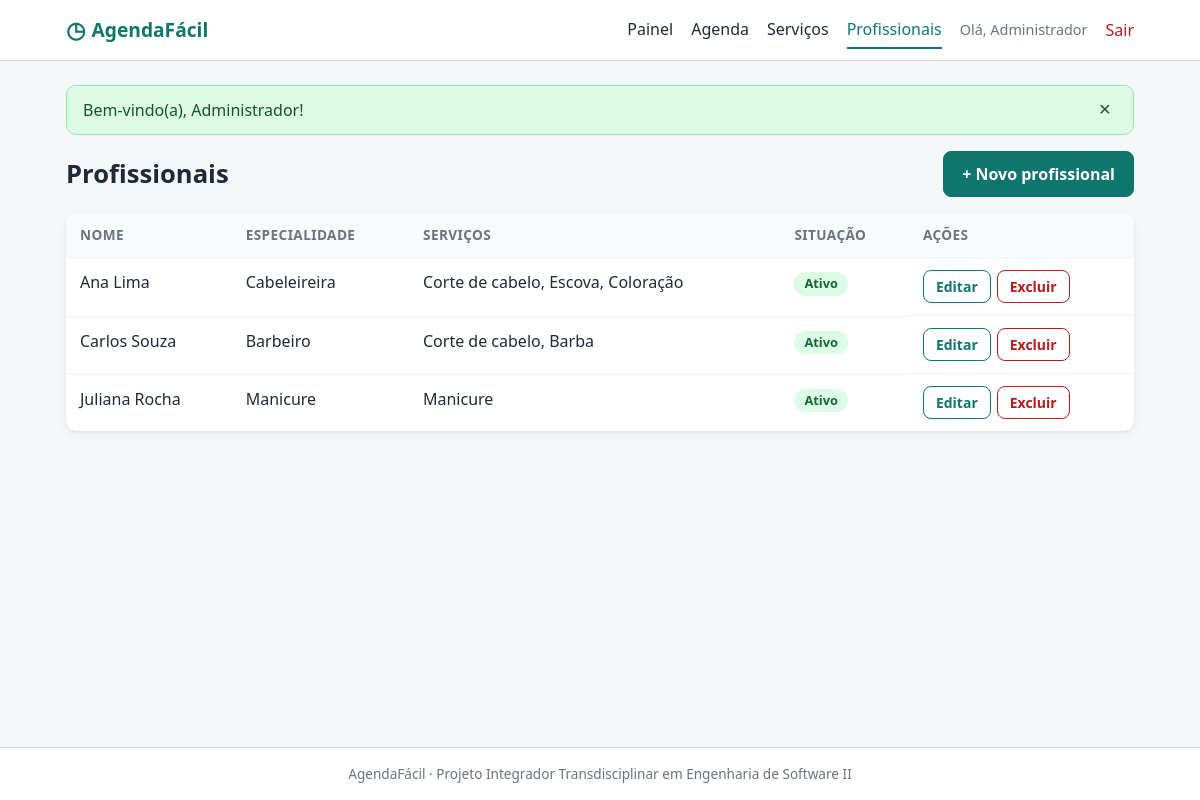
The app's page /index.php?r=profissionais (signed in) with its own data.
### tables this page shows
CREATE TABLE profissionais (
    id             INT UNSIGNED  NOT NULL AUTO_INCREMENT,
    nome           VARCHAR(100)  NOT NULL,
    especialidade  VARCHAR(100)  NULL,
    ativo          TINYINT(1)    NOT NULL DEFAULT 1,
    CONSTRAINT pk_profissionais PRIMARY KEY (id)
);

### app/Core/View.php (called while the page is built, shortened)
<?php
final class View
{
    public static function render(string $view, array $dados = []): void
    {
        $arquivo = dirname(__DIR__) . '/Views/' . $view . '.php';
        extract($dados, EXTR_SKIP);
        require $arquivo;
        require dirname(__DIR__) . '/Views/layout/main.php';
    }
}

### app/Core/Controller.php (called while the page is built, shortened)
<?php
abstract class Controller
{
    protected function view(string $view, array $dados = []): void
    {
        View::render($view, $dados);
    }
}

### app/Controllers/ProfissionalController.php (called while the page is built, shortened)
<?php
class ProfissionalController extends Controller
{
    public function index(): void
    {
        $servicos = array_column((new Servico())->listar(), 'nome', 'id');
        $this->view('profissionais/index', [
            'titulo'        => 'Profissionais',
            'profissionais' => (new Profissional())->listar(),
            'servicos'      => $servicos,
        ]);
    }
}

### app/Core/Router.php (called while the page is built, shortened)
<?php
final class Router
{
    private array $rotas = [];
    public function get(string $rota, string $controller, string $acao): void
    {
        $this->rotas['GET ' . $rota] = ['GET', $controller, $acao];
    }
    public function post(string $rota, string $controller, string $acao): void
    {
        $this->rotas['POST ' . $rota] = ['POST', $controller, $acao];
    }
    public function despachar(string $metodo, string $rota): void
    {
        $rota = trim($rota, '/') ?: 'home';
        $chave = strtoupper($metodo) . ' ' . $rota;
        [, $classe, $acao] = $this->rotas[$chave];
        (new $classe())->$acao();
    }
}

### public/index.php (called while the page is built, shortened)
<?php
$raiz = is_dir(__DIR__ . '/app') ? __DIR__ : dirname(__DIR__);
require_once $raiz . '/app/Core/helpers.php';
$router = new Router();
$router->get('home', HomeController::class, 'index');
$router->get('login', AuthController::class, 'formLogin');
$router->post('login', AuthController::class, 'login');
$router->get('cadastro', AuthController::class, 'formCadastro');
$router->post('cadastro', AuthController::class, 'cadastro');
$router->post('sair', AuthController::class, 'sair');
$router->get('agendamentos', AgendamentoController::class, 'index');
$router->get('agendamentos/novo', AgendamentoController::class, 'form');
$router->post('agendamentos/novo', AgendamentoController::class, 'salvar');
$router->post('agendamentos/cancelar', AgendamentoController::class, 'cancelar');
$router->get('api/profissionais', AgendamentoController::class, 'apiProfissionais');
$router->get('api/horarios', AgendamentoController::class, 'apiHorarios');
$router->get('admin', AdminController::class, 'dashboard');
$router->get('admin/agenda', AdminController::class, 'agenda');
$router->post('admin/status', AdminController::class, 'status');
$router->get('servicos', ServicoController::class, 'index');
$router->get('servicos/form', ServicoController::class, 'form');
$router->post('servicos/salvar', ServicoController::class, 'salvar');
$router->post('servicos/excluir', ServicoController::class, 'excluir');
$router->get('profissionais', ProfissionalController::class, 'index');
$router->get('profissionais/form', ProfissionalController::class, 'form');
$router->post('profissionais/salvar', ProfissionalController::class, 'salvar');
$router->post('profissionais/excluir', ProfissionalController::class, 'excluir');
$router->despachar($_SERVER['REQUEST_METHOD'] ?? 'GET', (string) ($_GET['r'] ?? 'home'));

### app/Core/helpers.php (called while the page is built, shortened)
<?php
function e(mixed $valor): string
{
    return htmlspecialchars((string) $valor, ENT_QUOTES, 'UTF-8');
}
function url(string $rota = 'home', array $params = []): string
{
    $query = array_merge(['r' => $rota], $params);
    return 'index.php?' . http_build_query($query);
}

### app/Models/Model.php (called while the page is built, shortened)
<?php
abstract class Model
{
    public function __construct(?PDO $db = null)
    {
        $this->db = $db ?? Database::conexao();
    }
}

### app/Core/Database.php (called while the page is built, shortened)
<?php
final class Database
{
    private static ?PDO $pdo = null;
    public static function conexao(): PDO
    {
        if (self::$pdo === null) {
            $cfg = Config::get('db');
            $sqlite = str_starts_with($cfg['dsn'], 'sqlite:');
            self::$pdo = new PDO($cfg['dsn'], $sqlite ? null : $cfg['usuario'], $sqlite ? null : $cfg['senha'], [
                PDO::ATTR_ERRMODE            => PDO::ERRMODE_EXCEPTION,
                PDO::ATTR_DEFAULT_FETCH_MODE => PDO::FETCH_ASSOC,
                PDO::ATTR_EMULATE_PREPARES   => false,
            ]);
        }
        return self::$pdo;
    }
}

### app/Models/Profissional.php (called while the page is built, shortened)
<?php
class Profissional extends Model
{
    public function listar(bool $somenteAtivos = false): array
    {
        $sql = 'SELECT * FROM profissionais' . ($somenteAtivos ? ' WHERE ativo = 1' : '') . ' ORDER BY nome';
        $lista = $this->db->query($sql)->fetchAll(PDO::FETCH_ASSOC);
        return $lista;
    }
}

### app/Core/Config.php (called while the page is built, shortened)
<?php
final class Config
{
    private static ?array $dados = null;
    public static function carregar(?array $dados = null): void
    {
        self::$dados = $dados ?? require dirname(__DIR__, 2) . '/config/config.php';
    }
    public static function get(string $chave, mixed $padrao = null): mixed
    {
        $valor = self::$dados;
        foreach (explode('.', $chave) as $parte) {
            $valor = $valor[$parte];
        }
        return $valor;
    }
}

### app/Models/Servico.php (called while the page is built, shortened)
<?php
class Servico extends Model
{
    public function listar(bool $somenteAtivos = false): array
    {
        $sql = 'SELECT * FROM servicos' . ($somenteAtivos ? ' WHERE ativo = 1' : '') . ' ORDER BY nome';
        return $this->db->query($sql)->fetchAll(PDO::FETCH_ASSOC);
    }
}

### app/Views/profissionais/index.php (the view, shortened to what this page needs)
<div class="cabecalho-pagina">
    <h1>Profissionais</h1>
    <a class="botao" href="<?= url('profissionais/form') ?>">+ Novo profissional</a>
</div>
<?php if (!$profissionais): ?>
    <p class="vazio">Nenhum profissional cadastrado.</p>
<?php else: ?>
<div class="tabela-wrap">
    <table class="tabela">
        <thead><tr><th>Nome</th><th>Especialidade</th><th>Serviços</th><th>Situação</th><th>Ações</th></tr></thead>
        <tbody>
        <?php foreach ($profissionais as $p): ?>
            <tr>
                <td data-label="Nome"><?= e($p['nome']) ?></td>
                <td data-label="Especialidade"><?= e($p['especialidade'] ?? '—') ?></td>
                <td data-label="Serviços"><?= e(implode(', ', array_map(fn($id) => $servicos[$id] ?? '?', $p['servicos'])) ?: '—') ?></td>
                <td data-label="Situação"><span class="selo <?= $p['ativo'] ? 'selo-confirmado' : 'selo-cancelado' ?>"><?= $p['ativo'] ? 'Ativo' : 'Inativo' ?></span></td>
                <td class="acoes">
                    <a class="botao botao-secundario botao-pequeno" href="<?= url('profissionais/form', ['id' => $p['id']]) ?>">Editar</a>
                    <form method="post" action="<?= url('profissionais/excluir') ?>" data-confirmar="Excluir <?= e($p['nome']) ?>?">
                        <button type="submit" class="botao botao-perigo botao-pequeno">Excluir</button>
                    </form>
                </td>
            </tr>
        <?php endforeach; ?>
        </tbody>
    </table>
</div>
<?php endif; ?>

### public/assets/css/style.css (style rules this page uses)
:root { --cor-primaria: #0f766e; --cor-primaria-escura: #115e59; --cor-primaria-clara: #ccfbf1; --cor-texto: #1f2937; --cor-muted: #6b7280; --cor-borda: #d1d5db; --cor-fundo: #f6f7f9; --cor-card: #ffffff; --cor-perigo: #b91c1c; --cor-sucesso: #15803d; --raio: 10px; --sombra: 0 1px 3px rgba(0,0,0,.08), 0 4px 12px rgba(0,0,0,.04); --fonte: system-ui, -apple-system, "Segoe UI", Roboto, Arial, sans-serif; }
* { box-sizing: border-box; }
html { -webkit-text-size-adjust: 100%; }
body { margin: 0; font-family: var(--fonte); color: var(--cor-texto); background: var(--cor-fundo); line-height: 1.5; min-height: 100vh; display: flex; flex-direction: column; }
a { color: var(--cor-primaria); }
h1 { font-size: 1.6rem; margin: 0 0 1rem; }
.botao { display: inline-block; background: var(--cor-primaria); color: #fff; border: 1px solid var(--cor-primaria); border-radius: 8px; padding: 10px 18px; font: inherit; font-weight: 600; cursor: pointer; text-decoration: none; text-align: center; transition: background .15s; }
.botao-secundario { background: #fff; color: var(--cor-primaria); }
.botao-perigo { background: #fff; color: var(--cor-perigo); border-color: var(--cor-perigo); }
.botao-pequeno { padding: 5px 12px; font-size: .875rem; }
.cabecalho-pagina { display: flex; justify-content: space-between; align-items: center; gap: 12px; flex-wrap: wrap; margin-bottom: 16px; }
.cabecalho-pagina h1 { margin: 0; }
.tabela-wrap { overflow-x: auto; background: var(--cor-card); border-radius: var(--raio); box-shadow: var(--sombra); }
.tabela { width: 100%; border-collapse: collapse; }
.tabela th, .tabela td { padding: 12px 14px; text-align: left; border-bottom: 1px solid #eef0f3; vertical-align: top; }
.tabela th { background: #f9fafb; font-size: .85rem; text-transform: uppercase; letter-spacing: .03em; color: var(--cor-muted); }
.tabela tr:last-child td { border-bottom: 0; }
.acoes { display: flex; gap: 6px; flex-wrap: wrap; }
.acoes form { margin: 0; }
.selo { display: inline-block; padding: 2px 10px; border-radius: 999px; font-size: .8rem; font-weight: 600; }
.selo-confirmado { background: #dcfce7; color: #166534; }

### records on screen
profissionais: nome "Ana Lima", especialidade "Cabeleireira", servicos "Corte de cabelo, Escova, Coloração", ativo "Ativo"
profissionais: nome "Carlos Souza", especialidade "Barbeiro", servicos "Corte de cabelo, Barba", ativo "Ativo"
profissionais: nome "Juliana Rocha", especialidade "Manicure", ativo "Ativo"

### other values on screen
app_nome() "AgendaFácil"
explode(' ', $usuario['nome'])[0] "Administrador"
$msg "Bem-vindo(a), Administrador!"
